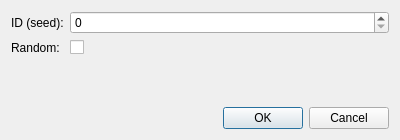
<?xml version="1.0" encoding="UTF-8"?>
<ui version="4.0">
 <class>ShortCodeSpinnableDialog</class>
 <widget class="QDialog" name="ShortCodeSpinnableDialog">
  <property name="geometry">
   <rect>
    <x>0</x>
    <y>0</y>
    <width>400</width>
    <height>140</height>
   </rect>
  </property>
  <property name="windowTitle">
   <string>Insert Spinnable</string>
  </property>
  <layout class="QVBoxLayout" name="verticalLayout">
   <item>
    <layout class="QFormLayout" name="formLayout">
     <item row="0" column="0">
      <widget class="QLabel" name="labelId">
       <property name="text">
        <string>ID (seed):</string>
       </property>
      </widget>
     </item>
     <item row="0" column="1">
      <widget class="QSpinBox" name="spinBoxId">
       <property name="maximum">
        <number>2147483647</number>
       </property>
      </widget>
     </item>
     <item row="1" column="0">
      <widget class="QLabel" name="labelRandom">
       <property name="text">
        <string>Random:</string>
       </property>
      </widget>
     </item>
     <item row="1" column="1">
      <widget class="QCheckBox" name="checkBoxRandom">
       <property name="text">
        <string/>
       </property>
      </widget>
     </item>
    </layout>
   </item>
   <item>
    <widget class="QDialogButtonBox" name="buttonBox">
     <property name="orientation">
      <enum>Qt::Horizontal</enum>
     </property>
     <property name="standardButtons">
      <set>QDialogButtonBox::Cancel|QDialogButtonBox::Ok</set>
     </property>
    </widget>
   </item>
  </layout>
 </widget>
 <resources/>
 <connections>
  <connection>
   <sender>buttonBox</sender>
   <signal>accepted()</signal>
   <receiver>ShortCodeSpinnableDialog</receiver>
   <slot>accept()</slot>
   <hints>
    <hint type="sourcelabel">
     <x>248</x>
     <y>254</y>
    </hint>
    <hint type="destinationlabel">
     <x>157</x>
     <y>274</y>
    </hint>
   </hints>
  </connection>
  <connection>
   <sender>buttonBox</sender>
   <signal>rejected()</signal>
   <receiver>ShortCodeSpinnableDialog</receiver>
   <slot>reject()</slot>
   <hints>
    <hint type="sourcelabel">
     <x>316</x>
     <y>260</y>
    </hint>
    <hint type="destinationlabel">
     <x>286</x>
     <y>274</y>
    </hint>
   </hints>
  </connection>
 </connections>
</ui>
